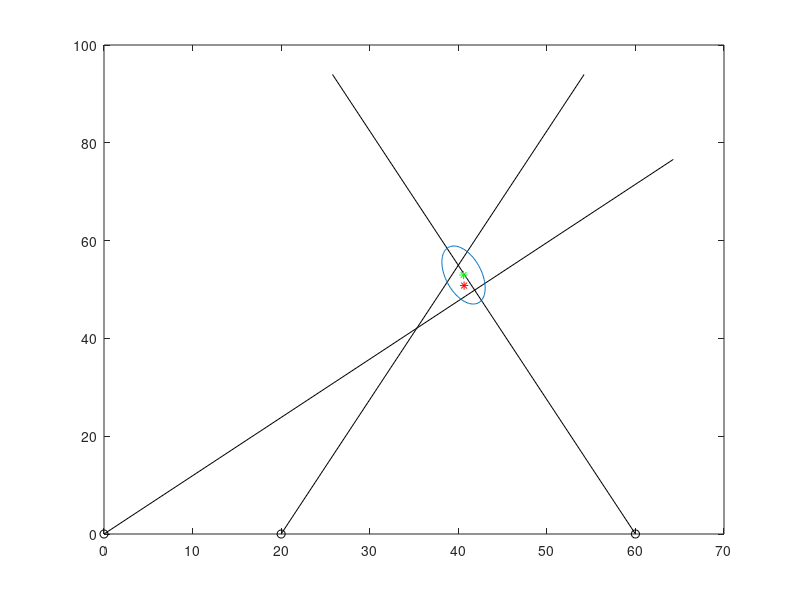

Recreate this plot in MATLAB.
% Passive Geolocation Homework 7 Problem 3 - Tim Cardenuto

clear
a1=[0;0];
theta1=50/180*pi;
sigma1=3*pi/180;
u1=[cos(theta1);sin(theta1)];
M1 = eye(2)-u1*u1';
plot(a1(1), a1(2), 'ok')
hold on
plot([a1(1) 100*cos(theta1)+a1(1)],[a1(2) 100*sin(theta1)+a1(2)], 'k')

a2=[20;0];
theta2=70/180*pi;
sigma2=2*pi/180;
u2=[cos(theta2);sin(theta2)];
M2 = eye(2)-u2*u2';
plot(a2(1), a2(2), 'ok')
plot([a2(1) 100*cos(theta2)+a2(1)],[a2(2) 100*sin(theta2)+a2(2)], 'k')

a3=[60;0];
theta3=110/180*pi;
sigma3=1*pi/180;
u3=[cos(theta3);sin(theta3)];
M3 = eye(2)-u3*u3';
plot(a3(1), a3(2), 'ok')
plot([a3(1) 100*cos(theta3)+a3(1)],[a3(2) 100*sin(theta3)+a3(2)], 'k')

% Initial position estimate given by Moore-Penrose solution
xhat = inv(M1+M2+M3)*(M1*a1+M2*a2+M3*a3)
plot(xhat(1), xhat(2), '*r')

% Final Estimation by Iterated Least Squares 
% h(x) = theta = arctan((x2-a2)/(x1-a1))
% H = (1/r)*[-sin(h) cos(h)]
count = 1;
maxcount = 10;
error = 100;
maxerror = .1;
xhatold = xhat;
theta = [theta1; theta2; theta3]
R = [sigma1*sigma1, 0, 0; 0, sigma2*sigma2, 0; 0, 0, sigma3*sigma3]
while (count < maxcount & error > maxerror)
    %thetahat = atan2((xhatold(2)-a3(2)),(xhatold(1)-a3(1)))
    thetahat = [atan2((xhatold(2)-a1(2)),(xhatold(1)-a1(1))); ...
        atan2((xhatold(2)-a2(2)),(xhatold(1)-a2(1))); ...
        atan2((xhatold(2)-a3(2)),(xhatold(1)-a3(1)))];
    %H = (1/(((xhatold-a3)'*(xhatold-a3))^.5))*[-sin(thetahat) cos(thetahat)]
    H = [(1/(((xhatold-a1)'*(xhatold-a1))^.5))*[-sin(thetahat(1)) cos(thetahat(1))]; ...
        (1/(((xhatold-a2)'*(xhatold-a2))^.5))*[-sin(thetahat(2)) cos(thetahat(2))]; ...
        (1/(((xhatold-a3)'*(xhatold-a3))^.5))*[-sin(thetahat(3)) cos(thetahat(3))]];
    P = inv(H'*inv(R)*H);
    xhatnew = xhatold + P*H'*inv(R)*(theta-thetahat)
    error = abs(xhatnew - xhatold)
    xhatold = xhatnew;
    count = count+1;
end

% 95% EEP
eigenvalues = eig(P);
k = 5.9915;
semimajor = sqrt(k*max(eigenvalues))
semiminor = sqrt(k*min(eigenvalues))

plot(xhatnew(1), xhatnew(2), '*g')
hold on
% Create and scale ellipse
theta = linspace(0,2*pi);
ellipse = [semimajor*cos(theta);semiminor*sin(theta)]';
% Rotate ellipse
[U, D] = eig(P);
eigenvector = U(:,2);
angle = atan2(eigenvector(2), eigenvector(1));
if(angle < 0)
    angle = angle + 2*pi;
end
R = [cos(angle),sin(angle);-sin(angle),cos(angle)];
ellipse = ellipse * R;
% Shift ellipse and plot 
plot((ellipse(:,1)+xhatnew(1)),(ellipse(:,2)+xhatnew(2)),'-')
% axis([-1 70,-5 1])
